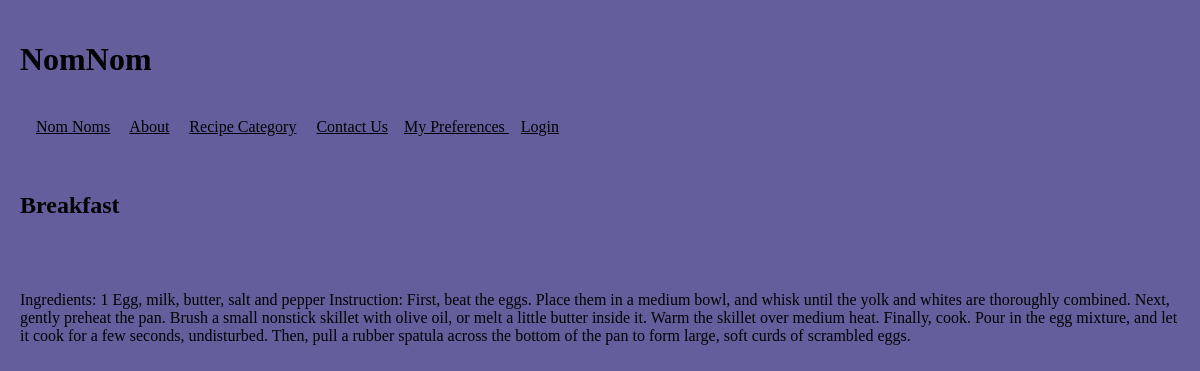
Screenshot of /front-end/Index.php?PageId=9 with the database file from the repository.
### tables this page shows
create table if not exists pages(
 id int not null AUTO_INCREMENT PRIMARY KEY,
 Title varchar(25) Not null,
  
 Header1 varchar(25),
 Text1 longtext,
 ParentPage int DEFAULT 0,
 isActive int,
 Creator int,
 RequireApproval int DEFAULT 1
);

### back-end/dbConnector.php (called while the page is built, shortened)
<?php
function MyPagesGet($dbConn, $Parent=0) {
    $query = "SELECT id, Title, Header1, Text1 FROM Pages where isActive = 1 and ParentPage = " . $Parent . ";";
    return @mysqli_query($dbConn, $query);
}
function PageContentGet($dbConn, $Id) {
    $query = "SELECT id, Title, Header1, Text1 FROM Pages where isActive = 1 and id = " . $Id;
    $return = @mysqli_query($dbConn, $query);
return $return;
}
?>

### front-end/index.php (called while the page is built, shortened)
<?php
include_once "MyHeader.php";
?>
<?php
$PageId = "1";
if (array_key_exists("PageId", $_GET) == true) {
    $PageId = $_GET["PageId"];
}
?>
<?php
$PageData = PageContentGet($myDbConn, $PageId);
PageDisplay($PageData);
?>
<?php
include_once "MyFooter.php";
?>

### Helper.php (the view, shortened to what this page needs)
<?php
include_once "back-end/dbConnector.php";
?>
<?php
function MenuDisplay($dataset)
{
    $myDbConn = ConnGet();
    if ($dataset) {
        while ($row = mysqli_fetch_array($dataset)) {
            echo ' &nbsp; &nbsp; <a href="Index.php?PageId=' . $row['id'] . '" >' . $row['Title'] . '</a>';
        }
    }
    else {
        echo "No menu items<br />";
        echo mysqli_error($myDbConn);
    }
}
function PageDisplay($PageData)
{
    if ($PageData) {
        $row = mysqli_fetch_array($PageData);
        echo ' &nbsp; &nbsp; <h2> ' . $row['Header1'] . ' </h2> <br />';
        echo ' &nbsp; &nbsp; <p> ' . $row['Text1'] . '</p> <br />';
    }
    else {
        echo "No Page data to display <br />";
    }
}
?>

### myStyle1.css (style rules this page uses)
a { color: #000000; }

### rows the page displays
pages: Title "Nom Noms"
pages: Title "About"
pages: Title "Recipe Category"
pages: Title "Contact Us"
pages: Header1 "Breakfast", Text1 "Ingredients: 1 Egg, milk, butter, salt and pepper Instruction: First, beat the eggs. Place them in a medium bowl, and whisk until the yolk and whites are thoroughly combined. Next, gently preheat the pan. Brush a small nonstick skillet with olive oil, or melt a little butter inside it. Warm the skillet over medium heat. Finally, cook. Pour in the egg mixture, and let it cook for a few seconds, undisturbed. Then, pull a rubber spatula across the bottom of the pan to form large, soft curds of scrambled eggs."

### other values shown
$MyHeader "NomNom"
